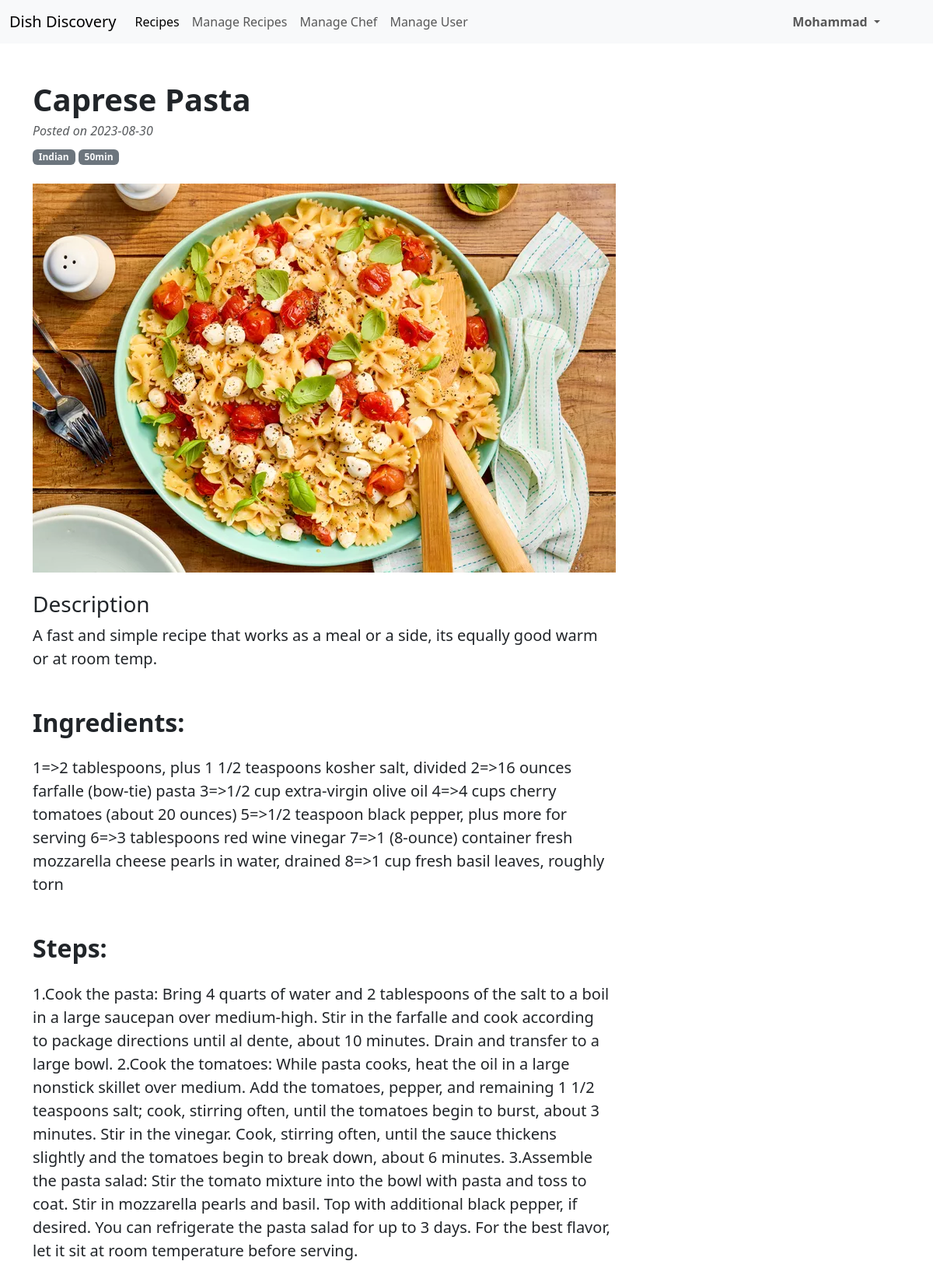
The app's page /admin_world/admin_recipe_details.php?recipeid=r1 (signed in) with its own data.
### tables this page shows
CREATE TABLE `recipe_table` (
  `recipeid` varchar(30) NOT NULL,
  `chefid` varchar(30) DEFAULT NULL,
  `recipename` varchar(100) DEFAULT NULL,
  `preparationtime` varchar(50) DEFAULT NULL,
  `postdate` date DEFAULT NULL,
  `pic` varchar(50) DEFAULT NULL,
  `cuisinetype` varchar(40) DEFAULT NULL,
  `description` longtext DEFAULT NULL,
  `ingredients` longtext DEFAULT NULL,
  `steps` longtext DEFAULT NULL,
  `status` int(11) DEFAULT 0
);

### admin_world/admin_recipe_details.php (the view, shortened to what this page needs)
<!DOCTYPE html>
<html lang="en">
<head>
    <link href="https://cdn.jsdelivr.net/npm/bootstrap@5.3.1/dist/css/bootstrap.min.css" rel="stylesheet"
>
</head>
<body>
    <nav class="navbar navbar-expand-lg bg-light">
        <div class="container-fluid">
            <a class="navbar-brand" href="admin_home.php">Dish Discovery</a>
            <div class="collapse navbar-collapse" id="navbarSupportedContent">
                <ul class="navbar-nav me-auto mb-2 mb-lg-0">
                    <li class="nav-item">
                        <a class="nav-link active" aria-current="page" href="admin_home.php">Recipes</a>
                    </li>
                    <li class="nav-item">
                        <a class="nav-link" aria-current="page" href="admin_manage_recipe.php">Manage Recipes</a>
                    </li>
                    <li class="nav-item">
                        <a class="nav-link" aria-current="page" href="admin_manage_chef.php">Manage Chef</a>
                    </li>
                    <li class="nav-item">
                        <a class="nav-link" aria-current="page" href="admin_manage_user.php">Manage User</a>
                    </li>
                </ul>
                <div class="d-flex" role="search">
                    <ul class="navbar-nav me-5">
                        <li class="nav-item dropdown btn-outline-success ">
                            <a class="nav-link dropdown-toggle btn " href="#" role="button" data-bs-toggle="dropdown"
                                aria-expanded="false">
                                <b>Mohammad</b>
                            </a>
                        </li>
                    </ul>
                </div>
            </div>
        </div>
    </nav>
    <?php
include("../connection.php");
if (isset($_GET['recipeid'])) {
    $recipeid = $_GET['recipeid'];
    $query = "SELECT * FROM recipe_table WHERE recipeid = '$recipeid'";
    $result = mysqli_query($con, $query);
    if (mysqli_num_rows($result) > 0) {
        $row = mysqli_fetch_assoc($result);
        $recipename=$row['recipename'];
        $preparationtime=$row['preparationtime'];
        $postdate=$row['postdate'];
        $cuisinetype=$row['cuisinetype'];
        $ingredients=$row['ingredients'];
        $pic = $row['pic'];
        $description = $row['description'];
        $steps = $row['steps'];
        echo "<div class='container mt-5'>";
        echo "    <div class='col-lg-8'>";
        echo "  <div class='row'>";
        echo "      <article>";
        echo "        <header class='mb-4'>";
        echo "          <h1 class='fw-bolder mb-1'>$recipename</h1>";
        echo "          <div class='text-muted fst-italic mb-2'>";
        echo "            Posted on $postdate";
        echo "          </div>";
        echo "          <a class='badge bg-secondary text-decoration-none link-light' href='#!'>$cuisinetype</a>";
        echo "          <a class='badge bg-secondary text-decoration-none link-light' href='#!'>$preparationtime</a>";
        echo "        </header>";
        echo "        <figure class='mb-4'>";
        echo "          <img src='../images/recipe_images/$pic'>";
        echo "        </figure>";
        echo "        <section class='mb-5'>";
        echo "          <h3>Description</h3>";
        echo "          <p class='fs-5 mb-4'>$description</p>";
        echo "          <h2 class='fw-bolder mb-4 mt-5'>Ingredients:</h2>";
        echo "          <p class='fs-5 mb-4'>$ingredients</p>";
        echo "          <h2 class='fw-bolder mb-4 mt-5'>Steps:</h2>";
        echo "          <p class='fs-5 mb-4'>$steps</p>";
        echo "        </section>";
        echo "      </article>";
        echo "    </div>";
        echo "  </div>";
        echo "</div>";
    } else {
        echo "Product not found.";
    }
} else {
    echo "Invalid product ID.";
}
?>
</body>
</html>

### records on screen
recipe_table: recipename "Caprese Pasta", postdate "2023-08-30", cuisinetype "Indian", preparationtime "50min", pic (picture), description "A fast and simple recipe that works as a meal or a side, its equally good warm or at room temp.", ingredients "1=>2 tablespoons, plus 1 1/2 teaspoons kosher salt, divided 2=>16 ounces farfalle (bow-tie) pasta 3=>1/2 cup extra-virgin olive oil 4=>4 cups cherry tomatoes (about 20 ounces) 5=>1/2 teaspoon black pepper, plus more for serving 6=>3 tablespoons red wine vinegar 7=>1 (8-ounce) container fresh mozzarella cheese pearls in water, drained 8=>1 cup fresh basil leaves, roughly torn", steps "1.Cook the pasta: Bring 4 quarts of water and 2 tablespoons of the salt to a boil in a large saucepan over medium-high. Stir in the farfalle and cook according to package directions until al dente, about 10 minutes. Drain and transfer to a large bowl. 2.Cook the tomatoes: While pasta cooks, heat the oil in a large nonstick skillet over medium. Add the tomatoes, pepper, and remaining 1 1/2 teaspoons salt; cook, stirring often, until the tomatoes begin to burst, about 3 minutes. Stir in the vinegar. Cook, stirring often, until the sauce thickens slightly and the tomatoes begin to break down, about 6 minutes. 3.Assemble the pasta salad: Stir the tomato mixture into the bowl with pasta and toss…"
